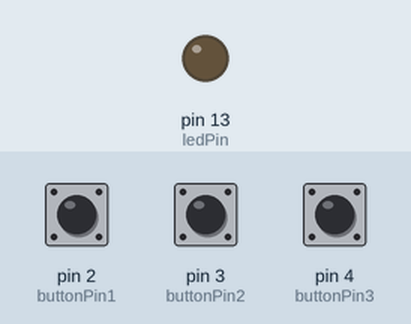
Recording of a sketch running on a simulated Arduino Uno, built with avr-gcc and run on an emulated ATmega328P. Shown: output pins drawn as LEDs (lit = HIGH). Dashed ring = blinking. The test bench sets the inputs (shaded band); at power-on: pin 4 (buttonPin3) LOW, pin 2 (buttonPin1) LOW, pin 3 (buttonPin2) LOW.

Above: at 1.2 s.
1.3 s: pin 4 (buttonPin3) pulled HIGH for 0.15 s
At 1.7 s:
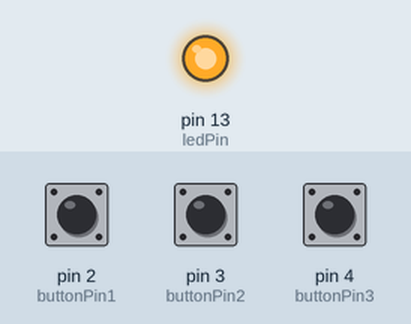
3.4 s: pin 2 (buttonPin1) pulled HIGH for 1 s
At 3.65 s:
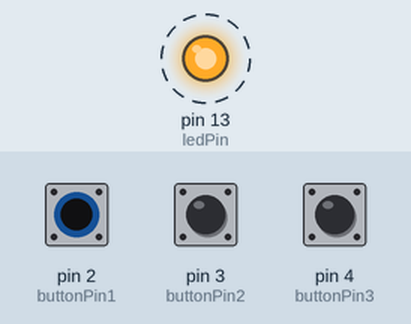
6.4 s: pin 3 (buttonPin2) pulled HIGH for 0.15 s
At 7.4 s:
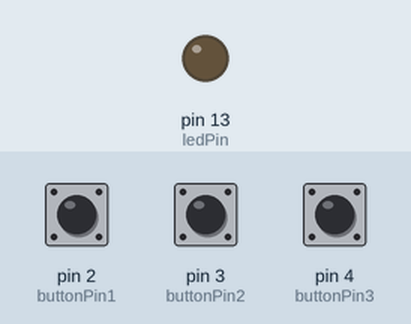
8.1 s: pin 2 (buttonPin1) pulled HIGH for 0.15 s
At 8.6 s:
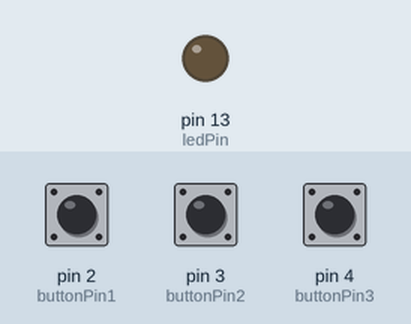
9.7 s: pin 2 (buttonPin1) pulled HIGH for 3.2 s
At 9.95 s:
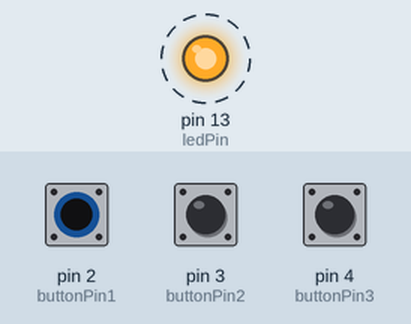
14.4 s: pin 3 (buttonPin2) pulled HIGH for 1 s
At 15.2 s:
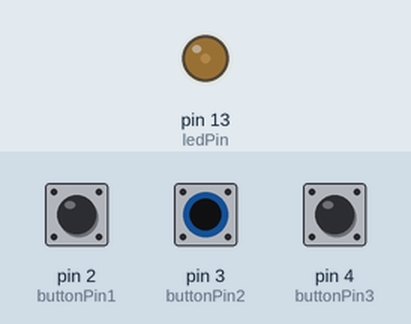
Timing chart, 0 to 17.4 s (numbered marks = the images above; inputs shaded):
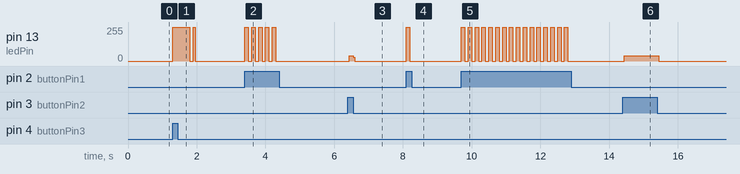

The sketch:

_2ND_CIRCUIT.ino
```cpp
const int buttonPin1 = 2;
const int buttonPin2 = 3;
const int buttonPin3 = 4;


const int ledPin =  13;

int buttonState1 = 0;
int buttonState2 = 0;
int buttonState3 = 0;

void setup() {
  pinMode(ledPin, OUTPUT);

  pinMode(buttonPin1, INPUT);
  pinMode(buttonPin2, INPUT);
  pinMode(buttonPin3, INPUT);

}

void loop(){
  buttonState1 = digitalRead(buttonPin1);
  buttonState2 = digitalRead(buttonPin2);
  buttonState3 = digitalRead(buttonPin3);

  if (buttonState1 == HIGH) {
    digitalWrite(ledPin, HIGH);
    delay(100);
    digitalWrite(ledPin, LOW);
    delay(100);

  }
  else if (buttonState1 == LOW){
    digitalWrite(ledPin, LOW);
  }
  //////////////
  if (buttonState2 == HIGH) {
    digitalWrite(ledPin, HIGH);
  }
  else if (buttonState2 == LOW){
    digitalWrite(ledPin, LOW);
  }
  ////////////////
  if (buttonState3 == HIGH) {
    digitalWrite(ledPin, HIGH);
    delay(500);
    digitalWrite(ledPin, LOW);
    delay(100);
    digitalWrite(ledPin, HIGH);
    delay(50);
    digitalWrite(ledPin, LOW);
    delay(100);
  }
  else if (buttonState3 == LOW){
    digitalWrite(ledPin, LOW);
  }
}
```

Measured:
- after the input at 1.3 s, pin 13 (ledPin): 0/255 → 255/255 at once, → 0/255 0.50 s later
- after the input at 3.4 s, pin 13 (ledPin): alternates 255/255 for 0.10 s and 0/255 for 0.10 s, 10 changes in all, then stays 0/255, starting at once
- after the input at 6.4 s, pin 13 (ledPin): 0/255 → 40/255 at once, → 0/255 0.12 s later
- after the input at 8.1 s, pin 13 (ledPin): 0/255 → 255/255 at once, → 0/255 0.10 s later
- after the input at 9.7 s, pin 13 (ledPin): alternates 255/255 for 0.10 s and 0/255 for 0.10 s, 32 changes in all, then stays 0/255, starting at once
- after the input at 14.4 s, pin 13 (ledPin): 0/255 → 39/255 at once, → 0/255 1.0 s later
